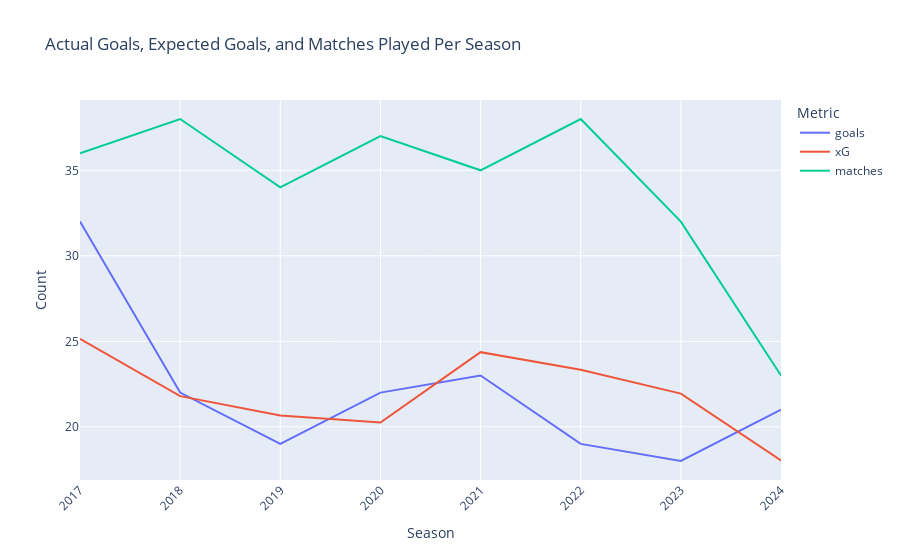

Write notebook code for a chart like this one.
### Markdown cell above
**1. How does Salah demonstrate exceptional efficiency by converting shots into goals compared to his xG value?**

### Code cell
# Calculate efficiency
efficiency = matches_data['goals'].sum() / matches_data['xG'].sum()

print(f"Overall Efficiency Ratio: {efficiency:.2f}")

# Visualization
agg_data = matches_data.groupby('season').agg({
    'goals': 'sum',
    'xG': 'sum',
    'time': 'count'  # Assuming one row per match
}).reset_index()

agg_data.rename(columns={'time': 'matches'}, inplace=True)

fig = px.line(agg_data, x='season', y=['goals', 'xG', 'matches'],
              labels={'season': 'Season', 'value': 'Count', 'variable': 'Metric'},
              title="Actual Goals, Expected Goals, and Matches Played Per Season")
fig.update_layout(xaxis_tickangle=-45)
fig.show()

### Figure 1 — Plotly figure (JSON) as saved in the notebook; plotly's stock layout.template omitted (floating-point values rounded to 4 significant figures)
{"data": [{"hovertemplate": "Metric=goals<br>Season=%{x}<br>Count=%{y}<extra></extra>", "legendgroup": "goals", "line": {"color": "#636efa", "dash": "solid"}, "marker": {"symbol": "circle"}, "mode": "lines", "name": "goals", "orientation": "v", "showlegend": true, "type": "scatter", "x": [2017, 2018, 2019, 2020, 2021, 2022, 2023, 2024], "xaxis": "x", "y": [32.0, 22.0, 19.0, 22.0, 23.0, 19.0, 18.0, 21.0], "yaxis": "y"}, {"hovertemplate": "Metric=xG<br>Season=%{x}<br>Count=%{y}<extra></extra>", "legendgroup": "xG", "line": {"color": "#EF553B", "dash": "solid"}, "marker": {"symbol": "circle"}, "mode": "lines", "name": "xG", "orientation": "v", "showlegend": true, "type": "scatter", "x": [2017, 2018, 2019, 2020, 2021, 2022, 2023, 2024], "xaxis": "x", "y": [25.14, 21.79, 20.66, 20.25, 24.36, 23.34, 21.94, 18.03], "yaxis": "y"}, {"hovertemplate": "Metric=matches<br>Season=%{x}<br>Count=%{y}<extra></extra>", "legendgroup": "matches", "line": {"color": "#00cc96", "dash": "solid"}, "marker": {"symbol": "circle"}, "mode": "lines", "name": "matches", "orientation": "v", "showlegend": true, "type": "scatter", "x": [2017, 2018, 2019, 2020, 2021, 2022, 2023, 2024], "xaxis": "x", "y": [36.0, 38.0, 34.0, 37.0, 35.0, 38.0, 32.0, 23.0], "yaxis": "y"}], "layout": {"legend": {"title": {"text": "Metric"}, "tracegroupgap": 0}, "title": {"text": "Actual Goals, Expected Goals, and Matches Played Per Season"}, "xaxis": {"anchor": "y", "domain": [0, 1], "tickangle": -45, "title": {"text": "Season"}}, "yaxis": {"anchor": "x", "domain": [0, 1], "title": {"text": "Count"}}}}
